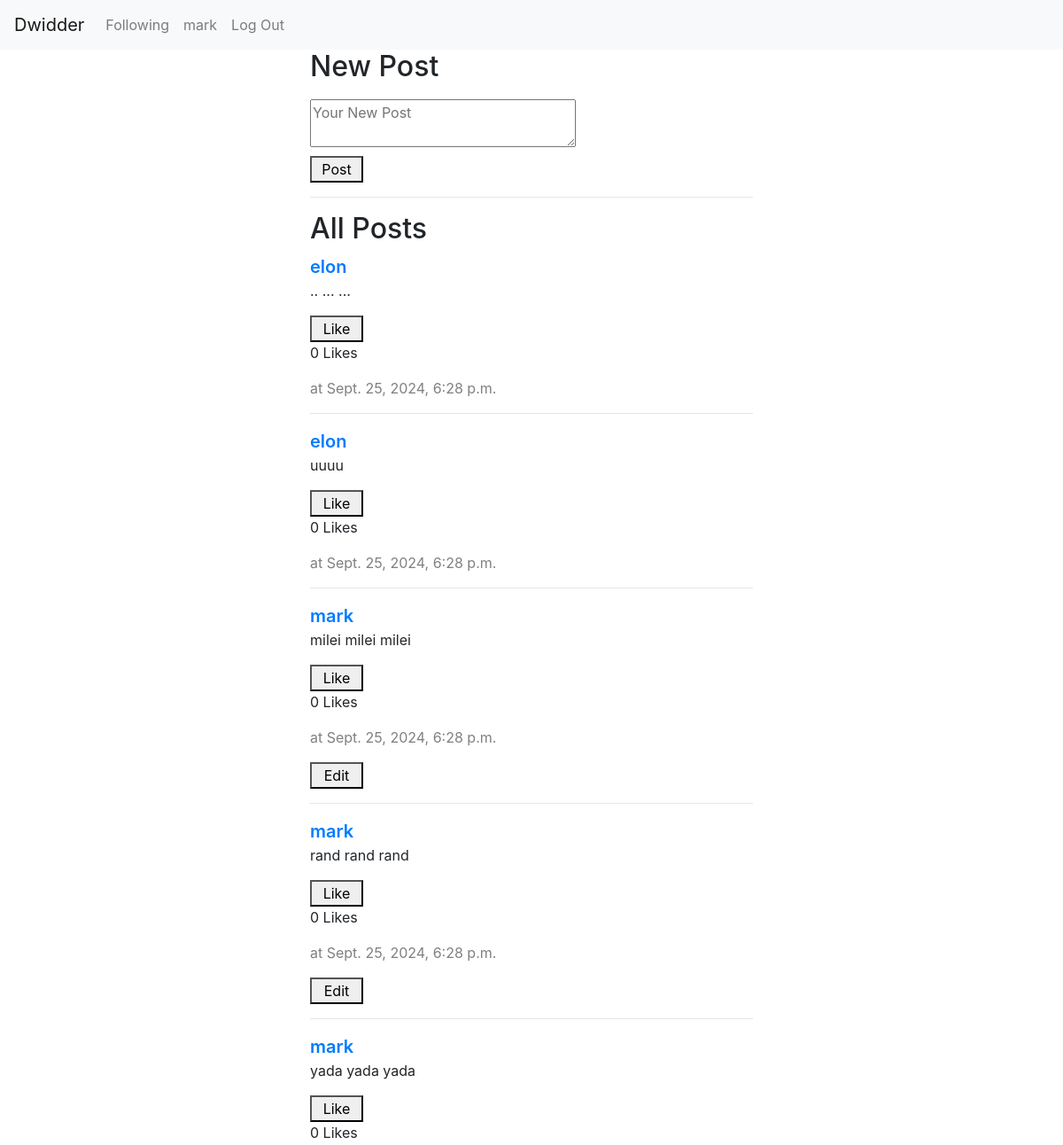
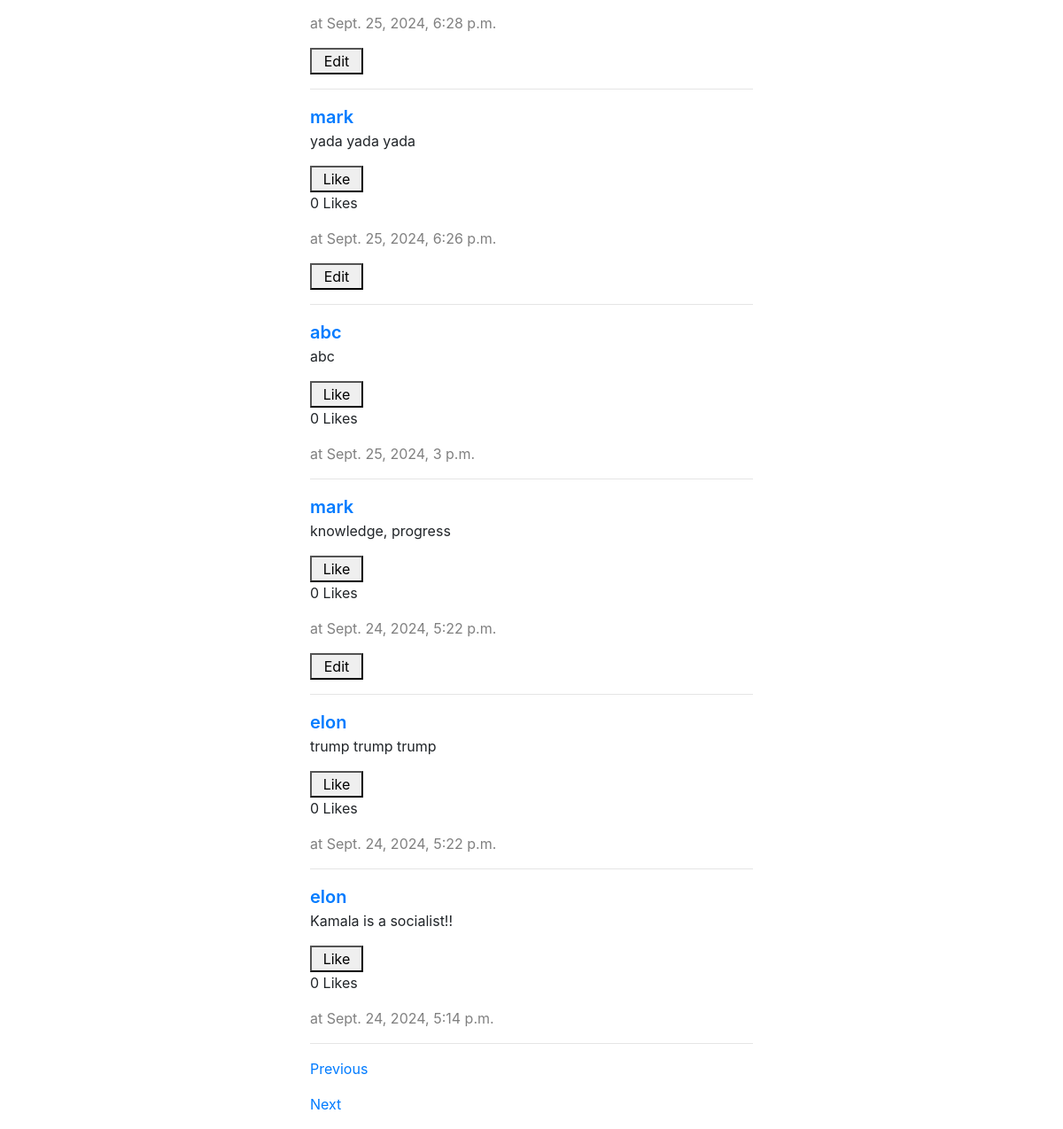
Page /?page=2 (signed in) on the committed database (2 pictures, top to bottom).
### network/models.py (models this page shows)
class User(AbstractUser):
    following = models.ManyToManyField('self', symmetrical=False,  related_name="followers")

class Post(models.Model):
    time= models.DateTimeField(auto_now_add=True)
    body = models.TextField(max_length=600)
    owner = models.ForeignKey(User, on_delete=models.CASCADE, related_name="posts" )
    likes = models.ManyToManyField(User, related_name='liked_posts', blank=True)

### network/views.py (the view)
# urls.py: path("", views.index, name="index"),
def index(request):
    posts = Post.objects.all().order_by('-time')
    paginator = Paginator(posts, 10)
    page_number = request.GET.get('page') #i don't understand where he finds page from html.
    page_obj = paginator.get_page(page_number)
    return render(request, "network/index.html", {
        "page_obj": page_obj
    })

### network/templates/network/index.html (shortened to what this page needs)
{% extends "network/layout.html" %}
{% block body %}
    <form class="new_post" action = "{% url 'new_post' %}" method="post">
        <h2>New Post</h2>
        <textarea name="body" placeholder="Your New Post"></textarea>
        <button type="submit">Post</button>
    </form>
    <hr>
    <div class="all_posts">
        <h2>All Posts</h2>
        {% for post in page_obj %}
            <div class="post" data-post-id="{{post.id}}">
                <a href="{% url 'profile' post.owner %}" style="font-weight: 600; font-size: 20px;">{{post.owner}}</a>
                <p id="post-body-{{post.id}}">{{post.body}}</p>
                <button class="like-button" data-post-id="{{ post.id }}">
                    {% if request.user in post.likes.all %}
                        Unlike
                    {% else %}
                        Like
                    {% endif %}
                </button>
                <p id="like-count-{{ post.id }}">{{ post.likes.count }} Likes</p>
                <p style="color:gray">at {{post.time}}</p>
                {% if user.is_authenticated %}
                    {% if user == post.owner %}
                        <button class="edit-button">Edit</button>
                    {% endif %}
                {% endif %}
                <hr>
            </div>
        {% endfor %}
        {% if page_obj.has_previous %}
            <p><a href="?page={{ page_obj.previous_page_number }}">Previous</a></p>
        {% endif %}
        {% if page_obj.has_next %}
            <p><a href="?page={{ page_obj.next_page_number }}">Next</a></p>
        {% endif %}
    </div>
{% endblock %}

### network/templates/network/layout.html (shortened to what this page needs)
{% load static %}
<!DOCTYPE html>
<html lang="en">
    <head>
        <link rel="stylesheet" href="https://stackpath.bootstrapcdn.com/bootstrap/4.4.1/css/bootstrap.min.css">
        <link href="{% static 'network/styles.css' %}" rel="stylesheet">
    </head>
    <body>
        <nav class="navbar navbar-expand-lg navbar-light bg-light">
            <a class="navbar-brand" href="{% url 'index' %}">Dwidder</a>
            <div>
              <ul class="navbar-nav mr-auto">
                {% if user.is_authenticated %}
                    <li class="nav-item">
                        <a class="nav-link" href="{% url 'following' %}">Following</a>
                    </li>
                    <li class="nav-item">
                        <a class="nav-link" href="{% url 'profile' user.username %}">{{ user.username }}</a>
                    </li>
                    <li class="nav-item">
                        <a class="nav-link" href="{% url 'logout' %}">Log Out</a>
                    </li>
                {% endif %}
              </ul>
            </div>
          </nav>
        <div class="body">
            <div class="pretty_body">
                {% block body %}
                {% endblock %}
            </div>
        </div>
    </body>
</html>

### network/static/network/styles.css (style rules this page uses)
.new_post { display: flex; flex-direction: column; gap:10px; }
textarea { width: 300px; }
button { width: 60px; }
.body { display: flex; justify-content: center; }
.pretty_body { width: 500px; }

### rows in the picture
User: username "mark"
Post: owner "elon", body ".. ... ...", shows "Like", likes.count "0", time "Sept. 25, 2024, 6:28 p.m."
Post: owner "elon", body "uuuu", shows "Like", likes.count "0", time "Sept. 25, 2024, 6:28 p.m."
Post: owner "mark", body "milei milei milei", shows "Like", likes.count "0", time "Sept. 25, 2024, 6:28 p.m."
Post: owner "mark", body "rand rand rand", shows "Like", likes.count "0", time "Sept. 25, 2024, 6:28 p.m."
Post: owner "mark", body "yada yada yada", shows "Like", likes.count "0", time "Sept. 25, 2024, 6:28 p.m."
Post: owner "mark", body "yada yada yada", shows "Like", likes.count "0", time "Sept. 25, 2024, 6:26 p.m."
Post: owner "abc", body "abc", shows "Like", likes.count "0", time "Sept. 25, 2024, 3 p.m."
Post: owner "mark", body "knowledge, progress", shows "Like", likes.count "0", time "Sept. 24, 2024, 5:22 p.m."
Post: owner "elon", body "trump trump trump", shows "Like", likes.count "0", time "Sept. 24, 2024, 5:22 p.m."
Post: owner "elon", body "Kamala is a socialist!!", shows "Like", likes.count "0", time "Sept. 24, 2024, 5:14 p.m."
